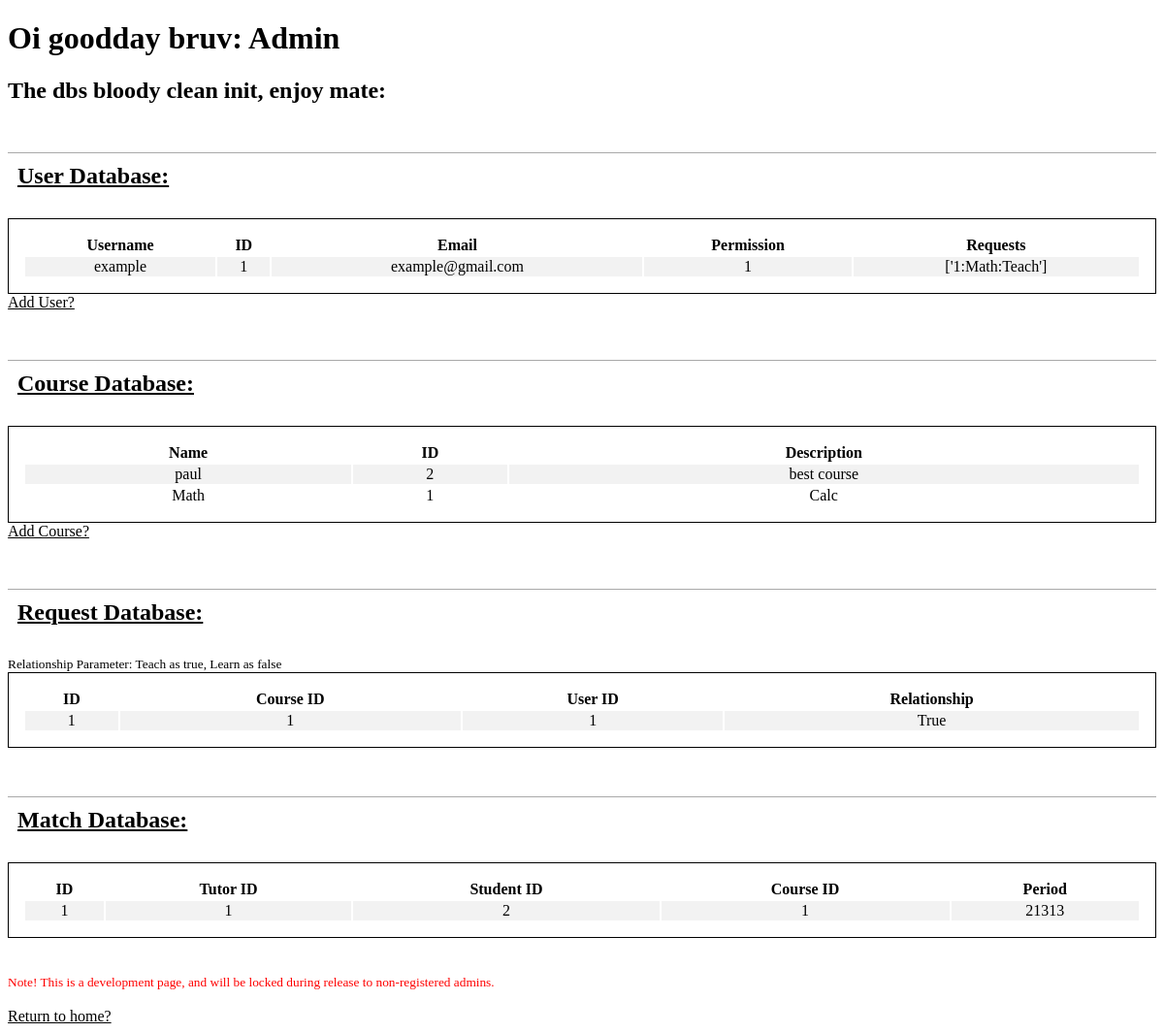
/admin, run on an earlier commit of the app's database.
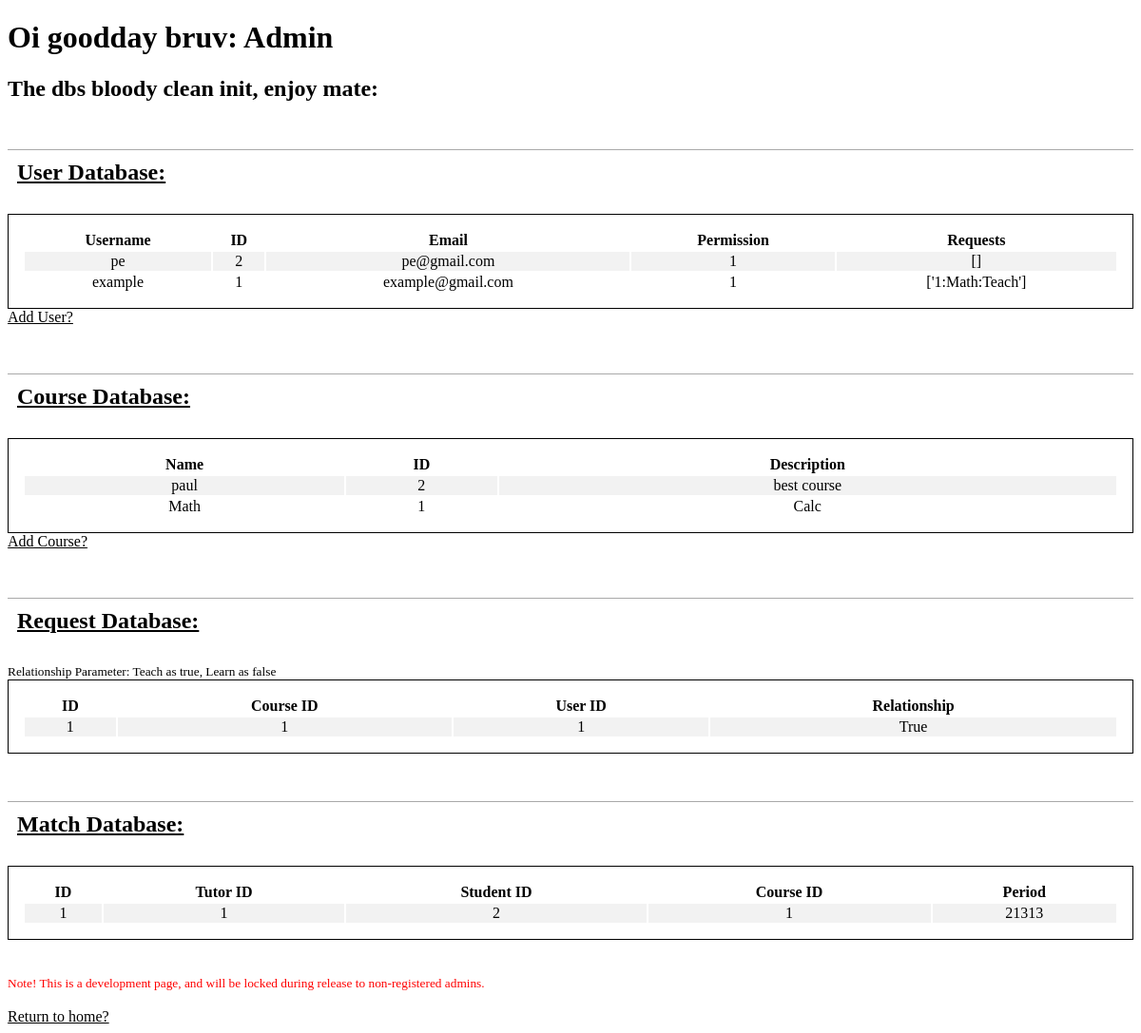
And on a later commit of the database.
### PeerTutor/models.py (models this page shows, shortened)
class User(db.Model, UserMixin):
    __tablename__ = 'user'
    id = db.Column(db.Integer, primary_key=True)
    username = db.Column(db.String(20), unique=True, nullable=False)
    email = db.Column(db.String(120), unique=True, nullable=False)
    password = db.Column(db.String(60), nullable=False)
    permission = db.Column(db.Integer, default='1')
    grade = db.Column(db.Integer, nullable=False)
    date_joined = db.Column(db.DateTime, nullable=False, default=datetime.utcnow)
    gradeLevels = db.Column(db.String(120), default="8,9,10,11,12") #8 means all middle school
    schedule = db.relationship('Schedule', backref='user', lazy=True)
    matches = db.Column(db.PickleType, nullable=True)
    requests = db.relationship('CourseRequest', backref='user', lazy=True)

class CourseRequest(db.Model):
    __tablename__ = 'courseRequest'
    id = db.Column(db.Integer, primary_key=True)
    user_id = db.Column(db.Integer, db.ForeignKey('user.id'), nullable=False)
    course_id = db.Column(db.Integer, nullable=False)
    relationship = db.Column('relationship', db.Boolean, nullable=False)

class Course(db.Model):
    __tablename__ = 'course'
    id = db.Column(db.Integer, primary_key=True)
    name = db.Column(db.String(20), unique=True, nullable=False)
    description = db.Column(db.Text, nullable=False)

class Match(db.Model):
    __tablename__ = 'match'
    id = db.Column(db.Integer, primary_key=True)
    tutor_id = db.Column(db.Integer, nullable=False)
    tutee_id = db.Column(db.Integer, nullable=False)
    course_id = db.Column(db.Integer, nullable=False)
    period = db.Column('period', db.String, nullable=False)

### PeerTutor/admin/routes.py (the view)
@admin.route("/admin")
def adminPage():
    users = User.query.order_by(User.date_joined.desc()).all()
    courses = Course.query.order_by(Course.id.desc()).all()
    requests = CourseRequest.query.order_by(CourseRequest.id.desc()).all()
    matches = Match.query.order_by(Match.id.desc()).all()
    return render_template('/admin.html', users=users, courses=courses,
        get_user_requests=get_user_requests, requests=requests, extract=extract,
        matches=matches)

### PeerTutor/admin/utils.py (called while the page is built)
def get_user_requests(user):
    requests = CourseRequest.query.filter_by(user=user).all()
    array_requests = []
    for request in requests:
        relationship = request.relationship
        if relationship == True:
            teachOrLearn = "Teach"
        else:
            teachOrLearn = "Learn"
        array_requests.append(str(request.id) + ":" + Course.query.get(request.id).name + ":" + teachOrLearn)
    return array_requests

### PeerTutor/templates/admin.html (shortened to what this page needs)
{% extends 'base.html' %}
{% block content %}
    <h1> Oi goodday bruv: Admin </h1>
    <h2> The dbs bloody clean init, enjoy mate: </h2>
    <h2 class="admin-table-title"> User Database: </h2>
    <table class="admin-table">
        <tr>
            <th> Username </th>
            <th> ID </th>
            <th> Email </th>
            <th> Permission </th>
            <th> Requests </th>
        </tr>
        {% for user in users %}
            <tr>
                <td> {{ user.username }} </td>
                <td> {{ user.id }} </td>
                <td> {{ user.email }} </td>
                <td> {{ user.permission }} </td>
                <td> {{ get_user_requests(user) }} </td>
            </tr>
        {% endfor %}
    </table>
    <a class="development-link" href="{{ url_for('admin.addUser')}}"> Add User? </a>
    <h2 class="admin-table-title"> Course Database: </h2>
    <table class="admin-table">
        <tr>
            <th> Name </th>
            <th> ID </th>
            <th> Description </th>
        </tr>
        {% for course in courses %}
            <tr>
                <td> {{ course.name }} </td>
                <td> {{ course.id }} </td>
                <td> {{ course.description }} </td>
            </tr>
        {% endfor %}
    </table>
    <a class="development-link" href="{{ url_for('admin.addCourse')}}"> Add Course? </a>
    <br>
    <h2 class="admin-table-title"> Request Database: </h2>
    <small>
        Relationship Parameter: Teach as true, Learn as false
    </small>
    <table class="admin-table">
        <tr>
            <th> ID </th>
            <th> Course ID </th>
            <th> User ID </th>
            <th> Relationship </th>
        </tr>
        {% for request in requests %}
            <tr>
                <td> {{ request.id }} </td>
                <td> {{ request.user_id }} </td>
                <td> {{ request.course_id }} </td>
                <td> {{ request.relationship}} </td>
            </tr>
        {% endfor %}
    </table>
    <h2 class="admin-table-title"> Match Database: </h2>
    <table class="admin-table">
        <tr>
            <th> ID </th>
            <th> Tutor ID </th>
            <th> Student ID </th>
            <th> Course ID </th>
            <th> Period </th>
        </tr>
        {% for match in matches %}
            <tr>
                <td> {{ match.id }} </td>
                <td> {{ match.tutor_id }} </td>
                <td> {{ match.tutee_id }} </td>
                <td> {{ match.course_id }} </td>
                <td> {{ match.period }} </td>
            </tr>
        {% endfor %}
    </table>
    <br> <br>
    <small style="color:red">
        Note! This is a development page, and will be locked during release to non-registered admins.
    </small>
    <br> <br>
    <a class="development-link" href="{{url_for('main.home')}}"> Return to home? </a>
{% endblock %}

### PeerTutor/templates/base.html (shortened to what this page needs)
<!DOCTYPE html>
<html lang="en">
<head>
    <link rel="stylesheet" type="text/css" href="{{ url_for('static', filename='main.css') }}">
</head>
<body>
    <main role="main" class="#">
        <div class="#">
        <div class="#">
            {% block content %}{% endblock %}
        </div>
</body>

### PeerTutor/static/main.css (style rules this page uses)
.admin-table { border: 1px solid black; width: 100%; text-align: center; padding: 15px; }
tr { border-bottom: 1px solid black; border-right: 1px solid black; }
tr:nth-child(even) { background-color: #f2f2f2; }
.admin-table-title { text-decoration: underline; border-top: 1px solid darkgrey; margin-top: 50px; padding:10px; }
.development-link { color: black; }

What changed in the data, as far as the page shows it:
added User: username "pe", id "2", email "pe@gmail.com", permission "1", get_user_requests "[]"
